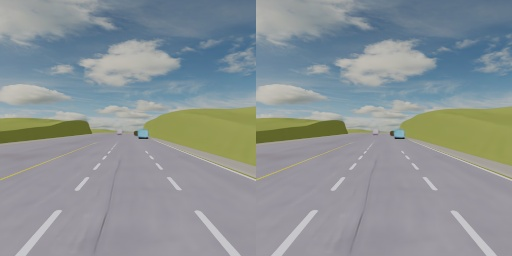
#> input picture MetaDrive/debug/debug_single_step.jpg, 512 x 256 px
$ python make_style_dataset.py --input ../debug/debug_single_step.jpg
#> lines starting #> are read from the running program, lines starting #| are printed output that depends on the picture
import argparse
import glob
import os
import shutil

import cv2
import numpy as np


def parse_args() -> argparse.Namespace:
    parser = argparse.ArgumentParser(description="Create night/fog/snow style dataset from RGB images.")
    parser.add_argument(
        "--input",
        default="dataset_v2_complex/images/*.png",
        help="Input images glob.",
    )
    parser.add_argument(
        "--output-root",
        default="dataset_style",
        help="Output root directory. Each style will be under <root>/<style>/images.",
    )
    parser.add_argument(
        "--styles",
        nargs="+",
        default=["night", "fog", "snow"],
        help="Styles to generate: night fog snow",
    )
    parser.add_argument("--seed", type=int, default=42)
    parser.add_argument("--max-images", type=int, default=-1)
    parser.add_argument(
        "--copy-actions",
        action="store_true",
        help="Copy actions.npy into each style folder if found.",
    )
    return parser.parse_args()


def apply_night(img: np.ndarray, rng: np.random.Generator) -> np.ndarray:
    hsv = cv2.cvtColor(img, cv2.COLOR_RGB2HSV).astype(np.float32)
    hsv[..., 1] *= rng.uniform(0.6, 0.9)
    hsv[..., 2] *= rng.uniform(0.25, 0.5)
    hsv[..., 0] = (hsv[..., 0] + rng.uniform(-3, 3)) % 180
    hsv = np.clip(hsv, 0, 255).astype(np.uint8)
    out = cv2.cvtColor(hsv, cv2.COLOR_HSV2RGB).astype(np.float32) / 255.0
    out[..., 2] = np.clip(out[..., 2] * rng.uniform(1.05, 1.2), 0, 1)
    out[..., 0] = np.clip(out[..., 0] * rng.uniform(0.8, 0.95), 0, 1)
    out[..., 1] = np.clip(out[..., 1] * rng.uniform(0.85, 1.0), 0, 1)
    return (out * 255).astype(np.uint8)


def apply_fog(img: np.ndarray, rng: np.random.Generator) -> np.ndarray:
    img_f = img.astype(np.float32) / 255.0
    h, w = img_f.shape[:2]
    fog_color = np.array([0.85, 0.88, 0.92], dtype=np.float32)
    fog_strength = rng.uniform(0.3, 0.6)
    power = rng.uniform(1.5, 2.5)
    y = np.linspace(0, 1, h, dtype=np.float32)[:, None]
    alpha = fog_strength * (y ** power)
    alpha = np.repeat(alpha, w, axis=1)[:, :, None]
    out = img_f * (1 - alpha) + fog_color * alpha
    contrast = rng.uniform(0.6, 0.85)
    out = (out - 0.5) * contrast + 0.5
    if rng.random() < 0.5:
        out = cv2.GaussianBlur(out, (3, 3), 0)
    return np.clip(out * 255, 0, 255).astype(np.uint8)


def apply_snow(img: np.ndarray, rng: np.random.Generator) -> np.ndarray:
    img_f = img.astype(np.float32) / 255.0
    h, w = img_f.shape[:2]
    snow = np.zeros_like(img_f, dtype=np.float32)
    num_flakes = int(h * w * rng.uniform(0.0006, 0.0012))
    for _ in range(num_flakes):
        x = int(rng.integers(0, w))
        y = int(rng.integers(0, h))
        r = int(rng.integers(1, 3))
        cv2.circle(snow, (x, y), r, (1.0, 1.0, 1.0), -1)
    if rng.random() < 0.6:
        for _ in range(num_flakes // 4):
            x = int(rng.integers(0, w))
            y = int(rng.integers(0, h))
            length = int(rng.integers(5, 15))
            cv2.line(snow, (x, y), (x + length, y + length), (1.0, 1.0, 1.0), 1)
    alpha = rng.uniform(0.2, 0.35)
    out = img_f * (1 - alpha) + snow * alpha
    out[..., 2] = np.clip(out[..., 2] * rng.uniform(1.02, 1.08), 0, 1)
    out[..., 0] = np.clip(out[..., 0] * rng.uniform(0.95, 1.02), 0, 1)
    return np.clip(out * 255, 0, 255).astype(np.uint8)


STYLE_FUNCS = {
    "night": apply_night,
    "fog": apply_fog,
    "snow": apply_snow,
}


def main() -> None:
    args = parse_args()
    files = sorted(glob.glob(args.input))
    if not files:
        print("No images found. Check --input.")
        return

    if args.max_images > 0:
        files = files[: args.max_images]

    missing = [s for s in args.styles if s not in STYLE_FUNCS]
    if missing:
        raise ValueError(f"Unknown styles: {missing}")

    actions_path = os.path.join(os.path.dirname(os.path.dirname(args.input)), "actions.npy")
    if args.copy_actions and not os.path.exists(actions_path):
        print(f"actions.npy not found at {actions_path}, skip copying.")
        actions_path = None

    for style in args.styles:
        out_dir = os.path.join(args.output_root, style, "images")
        os.makedirs(out_dir, exist_ok=True)
        if args.copy_actions and actions_path:
            shutil.copy2(actions_path, os.path.join(args.output_root, style, "actions.npy"))

    for i, path in enumerate(files):
        img = cv2.imread(path)
#> img is the input picture: shape (256, 512, 3); mean B, G, R 150.3, 147.7, 139.9
        if img is None:
            continue
        img = cv2.cvtColor(img, cv2.COLOR_BGR2RGB)
        rng = np.random.default_rng(args.seed + i)
        for style in args.styles:
            out = STYLE_FUNCS[style](img, rng)
            out_bgr = cv2.cvtColor(out, cv2.COLOR_RGB2BGR)
            out_path = os.path.join(args.output_root, style, "images", os.path.basename(path))
            cv2.imwrite(out_path, out_bgr)
#> this loop made 3 passes
#> pass 1, in apply_night, `hsv = cv2.cvtColor(img, cv2.COLOR_RGB2HSV).astype(np.float32)`:
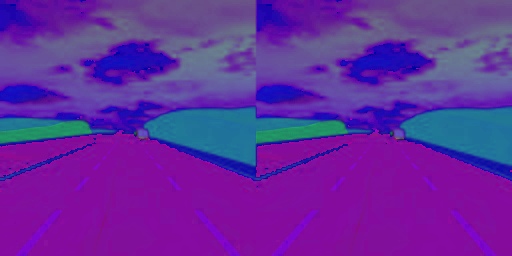
#> hsv: shape (256, 512, 3) float32; mean R, G, B 101.3, 43, 157.4
#> pass 1, in apply_night, `hsv = np.clip(hsv, 0, 255).astype(np.uint8)`:
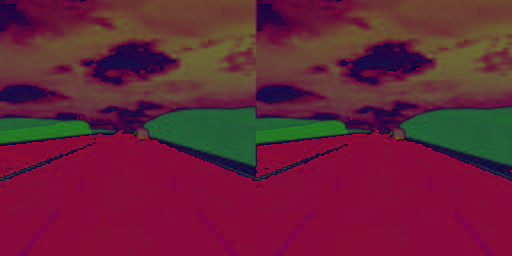
#> hsv: shape (256, 512, 3); mean R, G, B 103.3, 35.3, 56.1
#> pass 1, in apply_night, `out = cv2.cvtColor(hsv, cv2.COLOR_HSV2RGB).astype(np.float32) / 255.0`:
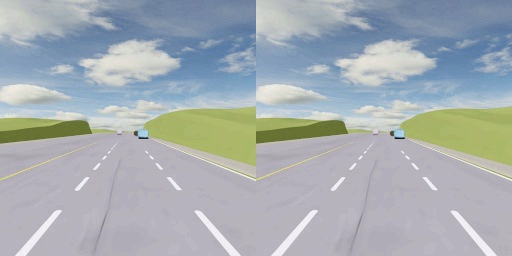
#> out: shape (256, 512, 3) float32; mean R, G, B 0.198, 0.206, 0.211; drawn with min black and max white
#> pass 1, in main, `out = STYLE_FUNCS[style](img, rng)`:
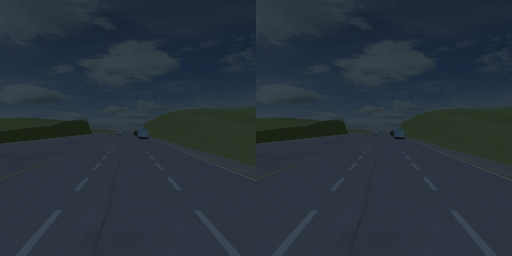
#> out: shape (256, 512, 3); mean R, G, B 40.5, 51.6, 61.7
#> after the loop:
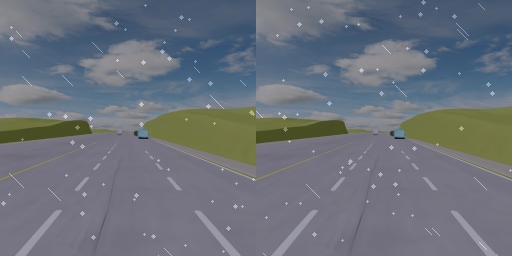
#> out: shape (256, 512, 3); mean R, G, B 107.7, 113.7, 123.6
        if i % 500 == 0:
            print(f"Processed {i}/{len(files)}")

    print(f"Done. Output root: {args.output_root}")
#| Done. Output root: dataset_style


if __name__ == "__main__":
    main()
